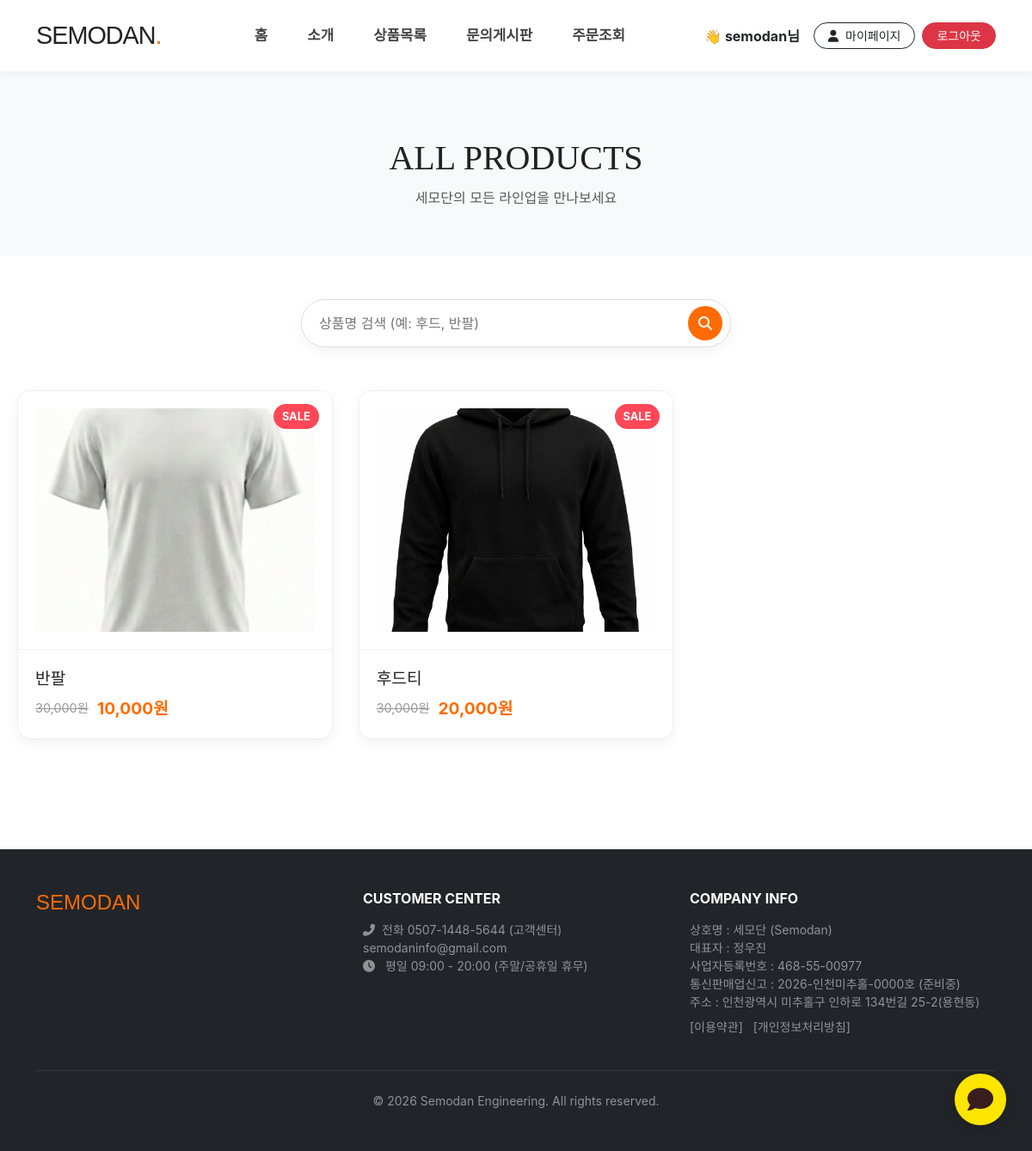
/shop/ (signed in), run on the app's committed database.
### products/models.py (models this page shows, shortened)
class Product(models.Model):
    name = models.CharField(max_length=100, verbose_name="상품명")
    code = models.CharField(max_length=50, unique=True, verbose_name="상품코드")
    original_price = models.IntegerField(default=0, verbose_name="정가")
    price = models.IntegerField(verbose_name="판매가")
    description = models.TextField(blank=True, verbose_name="상품설명 (짧은)")
    priority = models.IntegerField(default=0, verbose_name="노출 우선순위 (높을수록 상단)")
    image = models.ImageField(upload_to='products/', verbose_name="대표 썸네일")
    detail_image = models.ImageField(upload_to='products/details/', blank=True, null=True, verbose_name="상세페이지 (공통)")

### products/views.py (the view)
# urls.py: path('shop/', views.product_list, name='product_list'),
def product_list(request):
    query = request.GET.get('q', '')
    products = Product.objects.all()
    if query:
        products = products.filter(name__icontains=query)
    products = products.order_by('-priority', '-id')
    return render(request, 'products/product_list.html', {
        'products': products,
        'query': query
    })

### products/templates/products/product_list.html (shortened to what this page needs)
{% extends "products/base.html" %}
{% load static %}
{% load humanize %}
{% block content %}
<div class="shop-header">
    <h1 class="shop-title">ALL PRODUCTS</h1>
    <p class="text-muted">세모단의 모든 라인업을 만나보세요</p>
</div>
<div class="search-box">
    <form action="" method="GET">
        <input type="text" name="q" class="search-input" placeholder="상품명 검색 (예: 후드, 반팔)" value="{{ query|default:'' }}">
        <button type="submit" class="search-btn"><i class="fas fa-search"></i></button>
    </form>
</div>
<div class="product-grid">
    {% if products %}
        {% for product in products %}
        <a href="{% url 'products:product_custom_editor' product.code %}" class="product-card">
            <div class="card-img-wrap">
                {% if product.image %}
                    <img src="{{ product.image.url }}" class="card-img" alt="{{ product.name }}">
                {% else %}
                    <span class="text-muted">이미지 준비중</span>
                {% endif %}
                {% if product.original_price > product.price %}
                <span class="discount-badge">SALE</span>
                {% endif %}
            </div>
            <div class="card-info">
                <div class="card-title">{{ product.name }}</div>
                <div class="price-wrap">
                    {% if product.original_price > product.price %}
                        <span class="original-price">{{ product.original_price|intcomma }}원</span>
                    {% endif %}
                    <span class="sale-price">{{ product.price|intcomma }}원</span>
                </div>
            </div>
        </a>
        {% endfor %}
    {% else %}
        <div class="col-12 text-center py-5">
            <p class="text-muted fs-4">등록된 상품이 없습니다. 😢<br><span style="font-size:0.8rem">관리자 페이지에서 상품을 등록해주세요.</span></p>
        </div>
    {% endif %}
</div>
{% endblock %}

### products/templates/products/base.html (shortened to what this page needs)
{% load static %}
<!DOCTYPE html>
<html lang="ko">
<head>
    <link href="https://cdn.jsdelivr.net/npm/bootstrap@5.3.0/dist/css/bootstrap.min.css" rel="stylesheet">
    <link rel="stylesheet" href="https://cdnjs.cloudflare.com/ajax/libs/font-awesome/6.4.0/css/all.min.css">
</head>
<body class="d-flex flex-column min-vh-100">
    <nav class="navbar navbar-expand-lg fixed-top">
        <div class="container">
            <a class="navbar-brand font-heavy" href="{% url 'products:index' %}">
                SEMODAN<span class="text-orange">.</span>
            </a>
            <div class="collapse navbar-collapse" id="navbarContent">
                <ul class="navbar-nav mx-auto mb-2 mb-lg-0 align-items-center">
                    <li class="nav-item"><a class="nav-link" href="{% url 'products:index' %}">홈</a></li>
                    <li class="nav-item"><a class="nav-link" href="{% url 'products:about_us' %}">소개</a></li>
                    <li class="nav-item"><a class="nav-link" href="{% url 'products:product_list' %}">상품목록</a></li>
                    <li class="nav-item"><a class="nav-link" href="{% url 'products:qna' %}">문의게시판</a></li>
                    <li class="nav-item"><a class="nav-link" href="{% url 'products:order_check' %}">주문조회</a></li>
                </ul>
                <div class="auth-area d-flex align-items-center gap-2">
                    {% if user.is_authenticated %}
                        <span class="text-dark me-2 fw-bold">👋 {{ user.username }}님</span>
                        <a href="{% url 'products:order_check' %}" class="btn btn-outline-dark btn-sm rounded-pill px-3">
                            <i class="fas fa-user me-1"></i> 마이페이지
                        </a>
                        <form method="post" action="{% url 'account_logout' %}" style="display:inline;">
                            <button type="submit" class="btn btn-danger btn-sm rounded-pill px-3">
                                로그아웃
                            </button>
                        </form>
                    {% endif %}
                </div>
            </div>
        </div>
    </nav>
    <main class="flex-grow-1">
        {% block content %}{% endblock %}
    </main>
    <footer class="bg-dark text-white py-5 mt-5">
        <div class="container">
            <div class="row gy-4">
                <div class="col-lg-4">
                    <h4 class="font-heavy text-orange mb-3">SEMODAN</h4>
                </div>
                <div class="col-lg-4">
                    <h6 class="fw-bold mb-3">CUSTOMER CENTER</h6>
                    <p class="text-white-50 small">
                        <i class="fas fa-phone-alt me-2"></i>전화 0507-1448-5644 (고객센터)<br>
                        semodaninfo@gmail.com<br>
                        <i class="fas fa-clock me-2"></i> 평일 09:00 - 20:00 (주말/공휴일 휴무)
                    </p>
                </div>
                <div class="col-lg-4">
                    <h6 class="fw-bold mb-3">COMPANY INFO</h6> <ul class="list-unstyled text-white-50 small">
                        <li>상호명 : 세모단 (Semodan)</li>
                        <li>대표자 : 정우진</li>
                        <li>사업자등록번호 : 468-55-00977</li>
                        <li>통신판매업신고 : 2026-인천미추홀-0000호 (준비중)</li> <li>주소 : 인천광역시 미추홀구 인하로 134번길 25-2(용현동)</li> <li class="mt-2">
                            <a href="{% url 'products:policy' %}" class="text-decoration-none text-white-50 me-2">[이용약관]</a>
                            <a href="{% url 'products:policy' %}#privacy" class="text-decoration-none text-white-50">[개인정보처리방침]</a>
                        </li>
                    </ul>
                </div>
            </div>
            <hr class="border-secondary my-4">
            <div class="text-center text-white-50 small">
                &copy; 2026 Semodan Engineering. All rights reserved.
            </div>
        </div>
    </footer>
    <a href="http://pf.kakao.com/_ugkxkn/chat" target="_blank" class="kakao-float-btn" title="카톡 상담하기">
        <i class="fas fa-comment kakao-icon"></i>
    </a>
</body>
</html>

### products/templates/products/base.html (style rules this page uses)
body { font-family: 'Pretendard', -apple-system, BlinkMacSystemFont, system-ui, Roboto, 'Helvetica Neue', 'Segoe UI', 'Apple SD Gothic Neo', 'Malgun Gothic', 'Apple Color Emoji', 'Segoe UI Emoji', 'Segoe UI Symbol', sans-serif; color: #222; padding-top: 80px; }
.font-heavy { font-family: 'GmarketSansBold', sans-serif; }
.text-orange { color: #ff6b00 !important; }
.navbar { background-color: white; box-shadow: 0 2px 10px rgba(0,0,0,0.05); padding: 15px 0; }
.navbar-brand { font-size: 1.8rem; color: #222; letter-spacing: -1px; }
.navbar-nav .nav-link { font-size: 1.05rem; font-weight: bold; color: #444 !important; margin: 0 15px; transition: 0.2s; position: relative; }
.navbar-nav .nav-link::after { content: ''; position: absolute; width: 0; height: 3px; bottom: -5px; left: 50%; background-color: #ff6b00; transition: all 0.3s ease-in-out; transform: translateX(-50%); border-radius: 2px; }
.kakao-float-btn { position: fixed; bottom: 30px; right: 30px; width: 60px; height: 60px; background-color: #FEE500; border-radius: 50%; box-shadow: 0 4px 15px rgba(0,0,0,0.2); display: flex; justify-content: center; align-items: center; z-index: 9999; text-decoration: none; transition: transform 0.3s; }
.kakao-icon { color: #3A1D1D; font-size: 30px; }

### products/templates/products/product_list.html (style rules this page uses)
.shop-header { padding: 80px 0 40px; text-align: center; background: #f8f9fa; margin-bottom: 50px; }
.shop-title { font-family: 'GmarketSansBold'; font-size: 2.5rem; margin-bottom: 10px; }
.search-box { max-width: 500px; margin: 0 auto 50px; position: relative; }
.search-input { width: 100%; padding: 15px 20px; border-radius: 50px; border: 1px solid #ddd; box-shadow: 0 5px 15px rgba(0,0,0,0.05); outline: none; transition: 0.3s; }
.search-btn { position: absolute; right: 10px; top: 50%; transform: translateY(-50%); background: #ff6b00; color: white; border: none; width: 40px; height: 40px; border-radius: 50%; cursor: pointer; }
.product-grid { display: grid; grid-template-columns: repeat(auto-fill, minmax(280px, 1fr)); gap: 30px; max-width: 1200px; margin: 0 auto; padding: 0 20px 80px; }
.product-card { background: white; border-radius: 15px; overflow: hidden; box-shadow: 0 5px 15px rgba(0,0,0,0.05); transition: 0.3s; text-decoration: none; color: inherit; display: block; border: 1px solid #eee; }
.card-img-wrap { width: 100%; height: 300px; background: #fff; display: flex; align-items: center; justify-content: center; padding: 20px; position: relative; }
.card-img { width: 100%; height: 100%; object-fit: cover; }
.card-info { padding: 20px; border-top: 1px solid #f0f0f0; }
.card-title { font-family: 'GmarketSansBold'; font-size: 1.2rem; margin-bottom: 5px; }
.price-wrap { display: flex; align-items: center; gap: 10px; }
.original-price { color: #999; text-decoration: line-through; font-size: 0.9rem; }
.sale-price { color: #ff6b00; font-weight: bold; font-size: 1.2rem; }
.discount-badge { position: absolute; top: 15px; right: 15px; background: #ff4757; color: white; padding: 5px 10px; border-radius: 15px; font-weight: bold; font-size: 0.8rem; }

### data on the page
Product: image (picture), shows "SALE", name "반팔", original_price "30,000", price "10,000"
Product: image (picture), shows "SALE", name "후드티", original_price "30,000", price "20,000"

### other printed values
{{ user.username }} "semodan"
